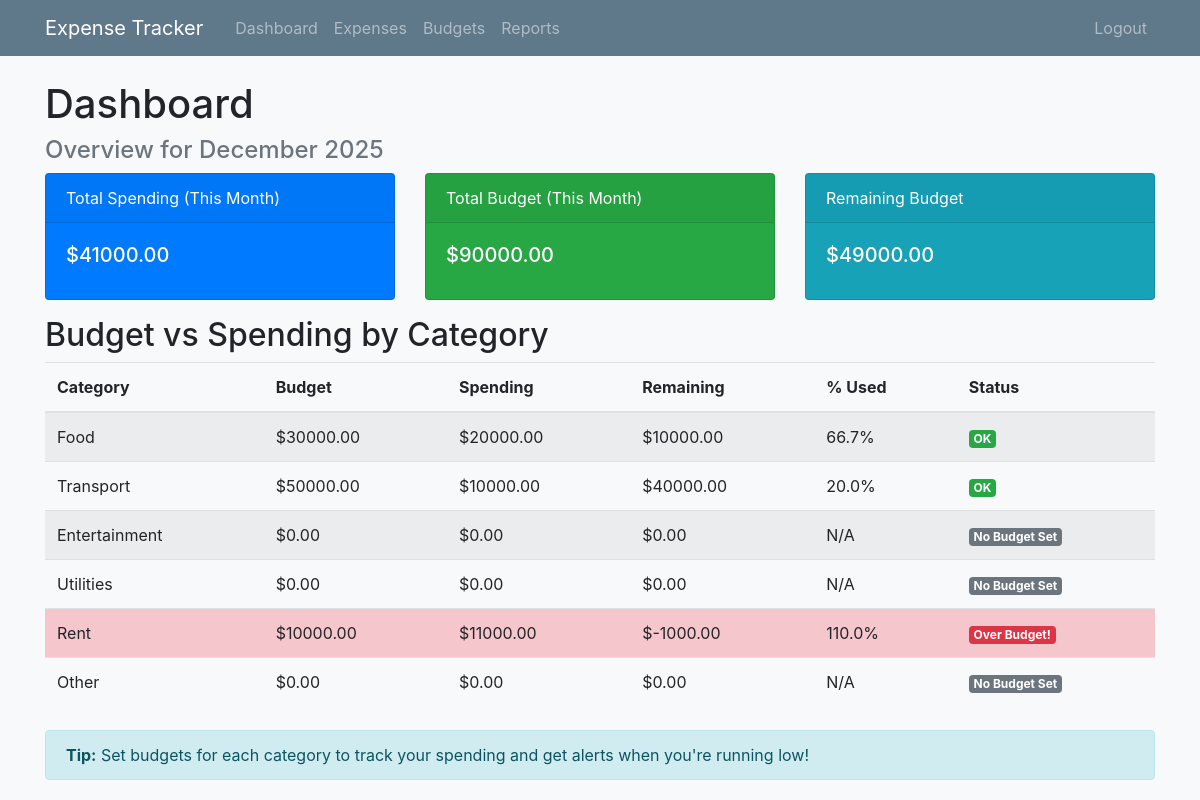
Page /dashboard (signed in) on the committed database.
### app/models.py (models this page shows, shortened)
class Category(db.Model):
    id = db.Column(db.Integer, primary_key=True)
    name = db.Column(db.String(100), nullable=False)

class Budget(db.Model):
    id = db.Column(db.Integer, primary_key=True)
    amount = db.Column(db.Float, nullable=False)
    month = db.Column(db.Integer, nullable=False) # 1-12
    year = db.Column(db.Integer, nullable=False)
    user_id = db.Column(db.Integer, db.ForeignKey('user.id'), nullable=False)
    category_id = db.Column(db.Integer, db.ForeignKey('category.id'), nullable=False)
    category = db.relationship('Category', backref='budgets')

### app/routes.py (the view)
@main.route("/")
@main.route("/dashboard")
@login_required
def dashboard():
    current_month = datetime.now().month
    current_year = datetime.now().year
    total_spending = db.session.query(func.sum(Expense.amount)).filter(
        Expense.user_id == current_user.id,
        func.extract('month', Expense.date) == current_month,
        func.extract('year', Expense.date) == current_year
    ).scalar() or 0
    total_budget = db.session.query(func.sum(Budget.amount)).filter(
        Budget.user_id == current_user.id,
        Budget.month == current_month,
        Budget.year == current_year
    ).scalar() or 0
    categories = Category.query.all()
    budget_vs_spending = []
    for category in categories:
        spending = db.session.query(func.sum(Expense.amount)).filter(
            Expense.user_id == current_user.id,
            Expense.category_id == category.id,
            func.extract('month', Expense.date) == current_month,
            func.extract('year', Expense.date) == current_year
        ).scalar() or 0
        budget = Budget.query.filter_by(
            user_id=current_user.id,
            category_id=category.id,
            month=current_month,
            year=current_year
        ).first()
        budget_amount = budget.amount if budget else 0
        remaining = budget_amount - spending
        percent_used = (spending / budget_amount * 100) if budget_amount > 0 else 0
        alert = budget_amount > 0 and spending > budget_amount
        warning = budget_amount > 0 and not alert and percent_used >= 90
        budget_vs_spending.append({
            'category': category.name,
            'spending': spending,
            'budget': budget_amount,
            'remaining': remaining,
            'percent_used': percent_used,
            'alert': alert,
            'warning': warning
        })
    return render_template('dashboard.html', title='Dashboard',
                           total_spending=total_spending,
                           total_budget=total_budget,
                           budget_vs_spending=budget_vs_spending,
                           current_month_name=datetime.now().strftime('%B'),
                           current_year=current_year)

### app/models.py (called while the page is built)
@login_manager.user_loader
def load_user(user_id):
    return User.query.get(int(user_id))

### app/templates/dashboard.html
{% extends "base.html" %}
{% block content %}
<h1>Dashboard</h1>
<h4 class="text-muted">Overview for {{ current_month_name }} {{ current_year }}</h4>
<div class="row">
    <div class="col-md-4">
        <div class="card text-white bg-primary mb-3">
            <div class="card-header">Total Spending (This Month)</div>
            <div class="card-body">
                <h5 class="card-title">${{ "%.2f"|format(total_spending) }}</h5>
            </div>
        </div>
    </div>
    <div class="col-md-4">
        <div class="card text-white bg-success mb-3">
            <div class="card-header">Total Budget (This Month)</div>
            <div class="card-body">
                <h5 class="card-title">${{ "%.2f"|format(total_budget) }}</h5>
            </div>
        </div>
    </div>
    <div class="col-md-4">
        <div class="card text-white bg-{{ 'danger' if total_spending > total_budget else 'info' }} mb-3">
            <div class="card-header">Remaining Budget</div>
            <div class="card-body">
                <h5 class="card-title">${{ "%.2f"|format(total_budget - total_spending) }}</h5>
            </div>
        </div>
    </div>
</div>
<h2>Budget vs Spending by Category</h2>
<table class="table table-striped">
    <thead>
        <tr>
            <th>Category</th>
            <th>Budget</th>
            <th>Spending</th>
            <th>Remaining</th>
            <th>% Used</th>
            <th>Status</th>
        </tr>
    </thead>
    <tbody>
        {% for item in budget_vs_spending %}
        <tr class="{{ 'table-danger' if item.alert else ('table-warning' if item.warning else '') }}">
            <td>{{ item.category }}</td>
            <td>${{ "%.2f"|format(item.budget) }}</td>
            <td>${{ "%.2f"|format(item.spending) }}</td>
            <td>${{ "%.2f"|format(item.remaining) }}</td>
            <td>
                {% if item.budget > 0 %}
                {{ "%.1f"|format(item.percent_used) }}%
                {% else %}
                N/A
                {% endif %}
            </td>
            <td>
                {% if item.alert %}
                <span class="badge badge-danger">Over Budget!</span>
                {% elif item.warning %}
                <span class="badge badge-warning">90% Used</span>
                {% elif item.budget > 0 %}
                <span class="badge badge-success">OK</span>
                {% else %}
                <span class="badge badge-secondary">No Budget Set</span>
                {% endif %}
            </td>
        </tr>
        {% endfor %}
    </tbody>
</table>
<div class="alert alert-info mt-4">
    <strong>Tip:</strong> Set budgets for each category to track your spending and get alerts when you're running low!
</div>
{% endblock %}

### app/templates/base.html (shortened to what this page needs)
<!DOCTYPE html>
<html>
<head>
  <link rel="stylesheet" href="https://maxcdn.bootstrapcdn.com/bootstrap/4.0.0/css/bootstrap.min.css"
>
  <link rel="stylesheet" type="text/css" href="{{ url_for('static', filename='style.css') }}">
</head>
<body>
  <header class="site-header">
    <nav class="navbar navbar-expand-md navbar-dark bg-steel fixed-top" style="background-color: #5f788a;">
      <div class="container">
        <a class="navbar-brand mr-4" href="/">Expense Tracker</a>
        <div class="collapse navbar-collapse" id="navbarToggle">
          <div class="navbar-nav mr-auto">
            {% if current_user.is_authenticated %}
            <a class="nav-item nav-link" href="{{ url_for('main.dashboard') }}">Dashboard</a>
            <a class="nav-item nav-link" href="{{ url_for('main.expenses') }}">Expenses</a>
            <a class="nav-item nav-link" href="{{ url_for('main.budgets') }}">Budgets</a>
            <a class="nav-item nav-link" href="{{ url_for('main.reports') }}">Reports</a>
            {% endif %}
          </div>
          <div class="navbar-nav">
            {% if current_user.is_authenticated %}
            <a class="nav-item nav-link" href="{{ url_for('main.logout') }}">Logout</a>
            {% else %}
            <a class="nav-item nav-link" href="{{ url_for('main.login') }}">Login</a>
            <a class="nav-item nav-link" href="{{ url_for('main.register') }}">Register</a>
            {% endif %}
          </div>
        </div>
      </div>
    </nav>
  </header>
  <main role="main" class="container" style="margin-top: 80px;">
    <div class="row">
      <div class="col-md-12">
        {% block content %}{% endblock %}
      </div>
    </div>
  </main>
</body>
</html>

### app/static/style.css (style rules this page uses)
body { background-color: #f8f9fa; }

### rows in the picture
Category: category "Food"
Budget: budget "30000.00"
Category: category "Transport"
Budget: budget "50000.00"
Category: category "Entertainment", budget "0.00", spending "0.00", remaining "0.00", shows "N/A", shows "No Budget Set"
Category: category "Utilities", budget "0.00", spending "0.00", remaining "0.00", shows "N/A", shows "No Budget Set"
Category: category "Rent"
Budget: budget "10000.00"
Category: category "Other", budget "0.00", spending "0.00", remaining "0.00", shows "N/A", shows "No Budget Set"

### other values in the picture
{{ "%.2f"|format(total_spending) }} "41000.00"
{{ "%.2f"|format(total_budget) }} "90000.00"
{{ "%.2f"|format(total_budget - total_spending) }} "49000.00"
{{ "%.2f"|format(item.spending) }} "20000.00" "10000.00" "11000.00"
{{ "%.2f"|format(item.remaining) }} "10000.00" "40000.00" "-1000.00"
{{ "%.1f"|format(item.percent_used) }} "66.7" "20.0" "110.0"
